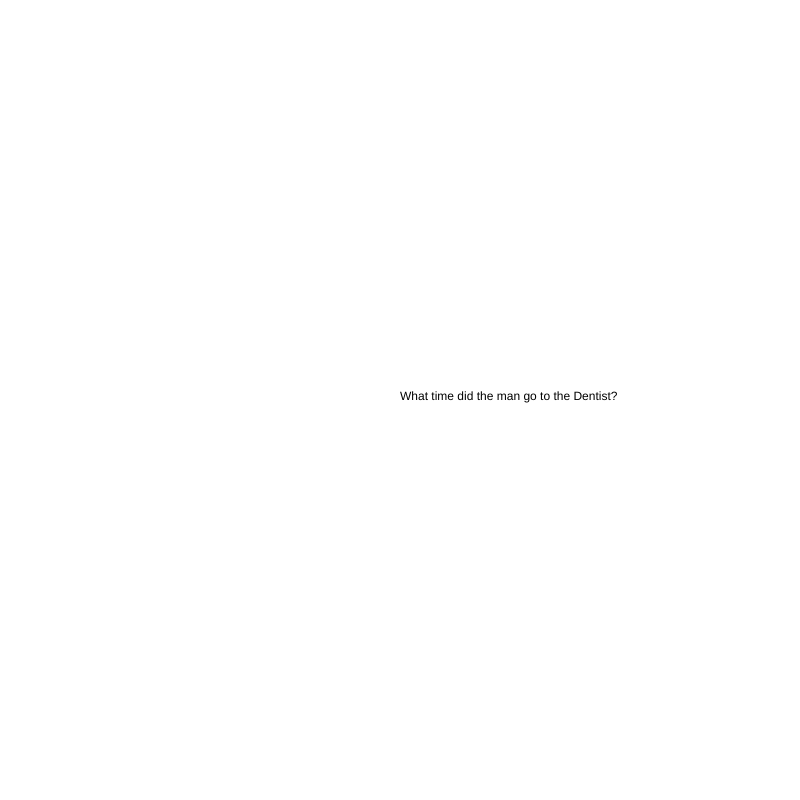
Frame 1 (no input)
Frame 60 (no input): identical to frame 1, image omitted
Frame 120 (the mouse pressed at the canvas centre since frame 60): identical to frame 1, image omitted

The p5.js sketch that drew this single still picture (run headless with seeded random() and noise() and a simulated clock; from frame 60 on, the mouse is pressed at the canvas centre):

// p5.js sketch
// ── sketch.js
var myState = 0;

function preload() {

}

function setup() {
  // put setup code here
  createCanvas(800, 800) ;

}

function draw() {
  // put drawing code here
  background('white') ;
  switch (myState) {
    case 0:
      text("What time did the man go to the Dentist?", 400, 400) ;
      break ;

    case 1:
      text("Tooth-hurty!", 400, 400);
      break ;

  }
}

function mouseReleased() {
  myState = myState + 1;
  if (myState > 1) {
    myState = 0;
  }
}
